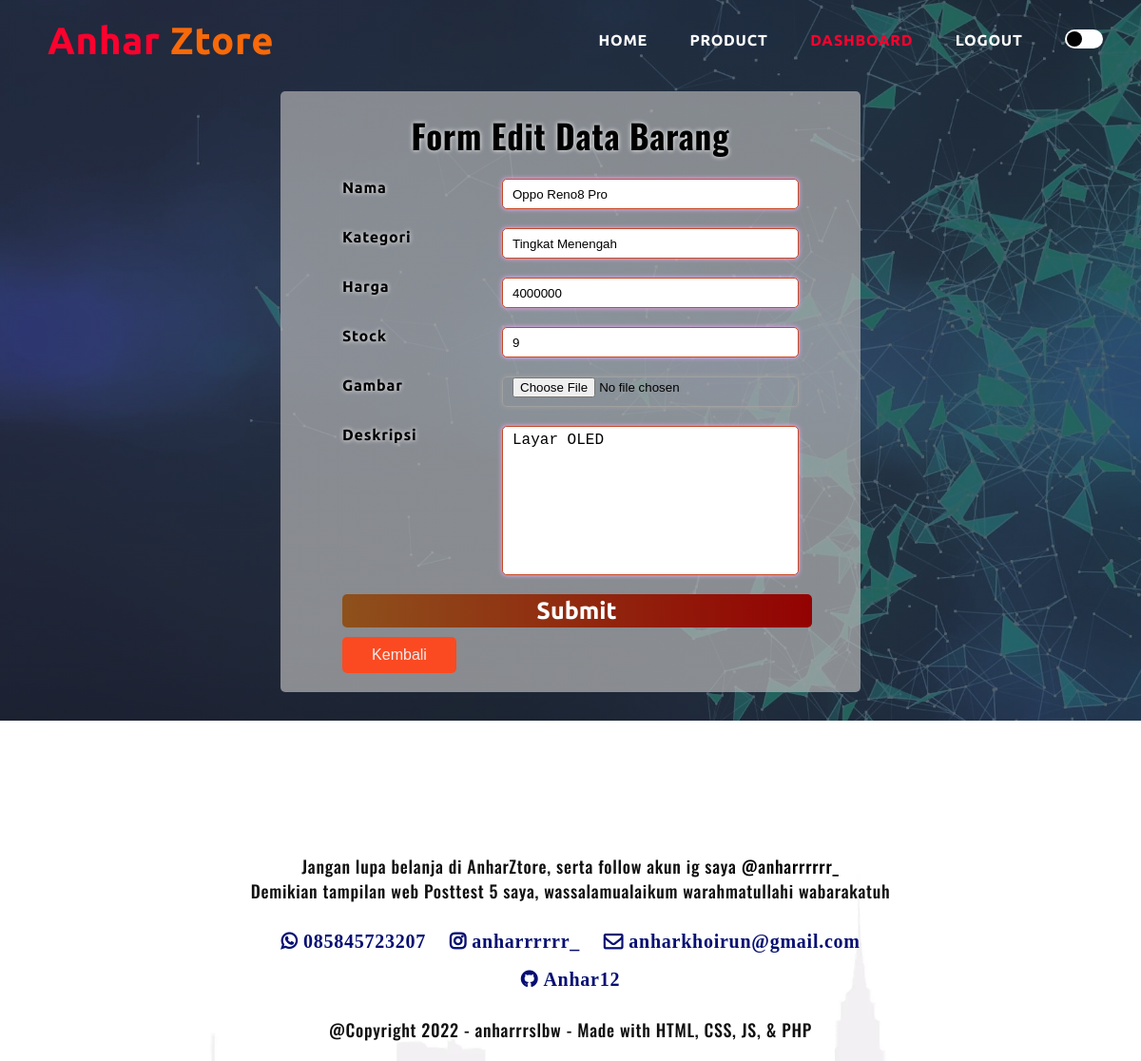
The page /produk/editbrg.php?id=2 (signed in) on the database its author committed.
### tables this page shows
CREATE TABLE `produk` (
  `id_produk` int(10) NOT NULL,
  `nama` varchar(100) NOT NULL,
  `harga` int(10) NOT NULL,
  `kategori` varchar(50) NOT NULL,
  `deskripsi` text NOT NULL,
  `stock` int(10) NOT NULL,
  `keterangan` timestamp NOT NULL DEFAULT current_timestamp() ON UPDATE current_timestamp(),
  `gambar` varchar(100) NOT NULL
);

### produk/editbrg.php (the view, shortened to what this page needs)
<?php
    require '../koneksi.php';
?>
<!DOCTYPE html>
<html lang="en">
<head>
    <link rel="stylesheet" href="../style.css">
    <link rel="stylesheet" href="https://stackpath.bootstrapcdn.com/font-awesome/4.7.0/css/font-awesome.min.css">
</head>
<body>
    <div class="atas">
        <nav>
            <a href="index.html" id="logo"> Anhar <font color="#f86909"> Ztore </font> </a>
            <div class="navbar">
                <ul>
                    <li> <a href="../pengguna/admin/admin.php"> HOME </a></li>
                    <li> <a href="admin_list_barang.php"> PRODUCT </a></li>
                    <li> <a href="../pengguna/admin/kelola.php" style="color: #fa022e"> DASHBOARD </a></li>
                    <li> <a href="../logout.php"> LOGOUT </a></li>
                    <li>
                        <label>
                            <span class="check"></span>
                        </label>
                    </li>
                </ul>
            </div>
        </nav>
        <div class="form">
            <form method="post" action="" enctype="multipart/form-data">
                <h2>Form Edit Data Barang</h2>
                <div class="order-detail">
                    <?php
                        $id = $_GET['id'];
                        $result = mysqli_query($conn, "SELECT * FROM produk WHERE id_produk = '$id'");
                        $barang = [];
                        while ($row = mysqli_fetch_assoc($result)) {
                            $barang[] = $row;
                        }
                        foreach ($barang as $brg);
                    ?>
                    <div class="input">
                        <span class="detail">Nama</span>
                        <input name="nama" type="text" value="<?php echo $brg['nama']?>" required>
                    </div>
                    <div class="input">
                        <span class="detail">Kategori</span>
                        <input name="kategori" type="text" value="<?php echo $brg['kategori']?>" required>
                    </div>
                    <div class="input">
                        <span class="detail">Harga</span>
                        <input name="harga" type="text" value="<?php echo $brg['harga']?>" required>
                    </div>
                    <div class="input">
                        <span class="detail">Stock</span>
                        <input name="stock" type="text" value="<?php echo $brg['stock']?>" required>
                    </div>
                    <div class="input">
                        <span class="detail">Gambar</span>
                        <input name="gambar" type="file" value="<?php echo $brg['gambar'] ?>" required>
                    </div>
                    <div class="input">
                        <span class="detail">Deskripsi</span>
                        <textarea name="deskripsi" id="" cols="30" rows="10" ><?php echo $brg['deskripsi'] ?></textarea>
                    </div>
                    <div class="submitButton">
                        <input type="submit" value="Submit" name="ubah">
                    </div>
                    <div class="kelola">
                        <button><a href="../pengguna/admin/kelola-barang.php">Kembali</a> </button>
                    </div>
                </div>
            </form>
        </div>
    </div>
    <div class="bawah">
        <footer>
            <div class="footer">
                <p>
                    Jangan lupa belanja di AnharZtore, serta follow akun ig saya <a href="https://www.instagram.com/anharrrrrr_/" id="ig"> @anharrrrrr_ </a>
                    <br>
                    Demikian tampilan web Posttest 5 saya, wassalamualaikum warahmatullahi wabarakatuh
                </p>
            </div>
            <div id="kontak">
                <i class="fa fa-whatsapp"> 085845723207 </i>
                <i class="fa fa-instagram"> anharrrrrr_ </i>
                <i class="fa fa-envelope-o"> anharkhoirun@gmail.com </i>
                <i class="fa fa-github"> Anhar12 </i>
            </div>
            <p> @Copyright 2022 - anharrrslbw - Made with HTML, CSS, JS, & PHP </p>
        </footer>
    </div>
</body>
</html>

### style.css (style rules this page uses)
* { margin: 0; padding: 0; scroll-behavior: smooth; }
:root { --Atas-color: linear-gradient(rgba(30, 34, 51, 0.7),rgba(30, 34, 51, 0.7)), url(assets/bg.jpg); --Bawah-color: url(img/bg2.jpg); --h1produk-color: rgb(8, 8, 53); --h1produk-shadow: 1px 1px 3px red; --pproduk-color: rgb(85, 81, 81); --kolom-color: #dafaf8; --kolom-shadow: rgb(108, 108, 108); --kolom-hover: rgb(55, 82, 255); --h1review-color: rgb(8, 8, 53); --kolomreview-color: #e9f9f7; --preview-color: black; --fareview-color: rgb(6, 15, 114); --form-color:linear-gradient(rgba(180,180,180,0.6871790952709209) 0%, rgba(180,180,180,0.7123891793045343)); --tampil-color: linear-gradient(rgba(17,100,98,1) 0%, rgba(15,13,106,1) 100%); --form-shadow: 0px 0px 5px white; }
body { letter-spacing: 0.75px; font-size: 16px; font-weight: 500; }
.check:before, .check:after { border-radius: 50%; content: ''; position: absolute; top: 2px; transition: transform 0.5s ease; height: 16px; width: 16px; }
.check:before { background-color: #000; left: 2px; }
.check { background-color: #fff; border-radius: 20px; cursor: pointer; display: block; height: 20px; overflow: hidden; position: relative; transition: background-color 0.5s ease-in; box-shadow: 0.5s ease-in; width: 40px; }
.atas { min-height: 650px; height: auto; width: 100%; background-image: var(--Atas-color); background-position: center; background-size: cover; position: static; font-family: 'Ubuntu', sans-serif; text-align: center; margin: auto; z-index: 1; padding-bottom: 30px; }
nav { padding-top: 20px; padding-bottom: 20px; display: flex; padding-left: 50px; justify-content: space-between; align-items: center; }
#logo { color: rgb(248, 240, 227); font-size: 40px; text-decoration: none; font-weight: 700; }
.navbar { float: right; }
.navbar ul li { list-style: none; display: inline-block; padding-right: 40px; position: static; }
.navbar ul li a { font-weight: 600; color: white; text-decoration: none; font-family: 'Ubuntu', sans-serif; font-size: 16px; }
.navbar ul li::after { content: ''; width: 0%; height: 2px; background: rgb(182, 7, 7); display: flex; margin: auto; transition: 0.3s; }
footer { padding-top: 50px; text-align: center; }
footer p { color: var(--preview-color); font-family: 'Oswald', sans-serif; font-size: 18px; font-weight: 500; padding-bottom: 20px; padding-top: 20px; color: #101010; }
#ig { text-decoration: none; color: var(--preview-color); }
footer .fa { color: var(--fareview-color); font-size: 20px; padding: 10px; font-weight: bold; }
#kontak { margin: auto; width: 60%; border-radius: 10px; }
.bawah { padding-top: 70px; background: var(--Bawah-color); background-size: cover; width: 100%; }
.form { text-shadow: var(--form-shadow); display: flex; justify-content: center; align-items: center; background: var(--form-color); max-width: 550px; max-height: 700px; width: 100%; margin: auto; margin-top: 10px; padding: 20px 30px; border-radius: 5px; color: var(--preview-color); font-weight: 600; }
.form h2 { font-size: 35px; margin-bottom: 10px; font-family: 'Oswald', sans-serif; }
.input { font-family: 'Ubuntu'; display: flex; justify-content: space-between; width: 480px; margin: 20px; }
.input input { border-radius: 5px; border: 1px solid rgb(160, 160, 160); box-shadow: 0px 0px 5px 0px rgb(160, 160, 160); height: 30px; outline: none; width: 300px; padding-left: 10px; }
textarea { font-size: 16px; padding-top: 5px; padding-left: 10px; border-radius: 5px; border: 1px solid rgb(160, 160, 160); box-shadow: 0px 0px 5px 0px rgb(160, 160, 160); height: 150px; resize: none; outline: none; width: 300px; }
textarea:focus, textarea:valid { box-shadow: 0px 0px 5px 0px rgb(255, 172, 254); border-color: rgb(198, 72, 37); }
.input input:focus, .input input:valid { box-shadow: 0px 0px 5px 0px rgb(255, 172, 254); border-color: rgb(198, 72, 37); }
.submitButton input { cursor: pointer; border-radius: 5px; border: none; margin-left: 13px; color: white; height: 35px; width: 95%; font-weight: 700; font-family: 'ubuntu'; font-size: 25px; background: linear-gradient(90deg, rgba(142,81,28,1) 0%, rgba(147,2,2,1) 100%); }
.kelola button { margin-top: 10px; margin-left: 20px; width: 120px; padding-top: 10px; border-radius: 5px; padding-bottom: 10px; background: #fb4a22; float: left; border: none; outline: none; }
.kelola button a { text-decoration: none; font-size: 16px; color: #eeeeee; }

### rows shown on the page
produk: nama "Oppo Reno8 Pro", kategori "Tingkat Menengah", harga "4000000", stock "9", deskripsi "Layar OLED"
